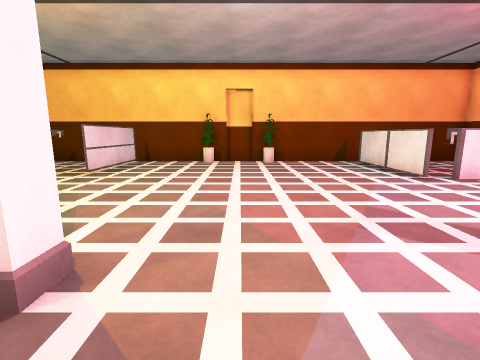
View 1 (above)

13 first-person views from a walk through a scene from a Unity 3-D project. The camera is 1.3 m above the floor, tilts 10° down and sees 85° across. The floor is counted in squares, 1 m on a side. Each view is taken from the middle of a square. On the plan, view 1 faces up. The plan holds only what a view shows up to about 13 squares ahead; the rest is blank. The place goes on beyond the plan. The player is left out. Some animated figures are left out. Surface patterns are stand-ins for the level's own textures.

View 2
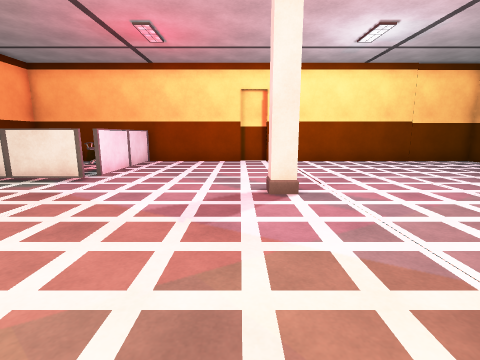

View 3
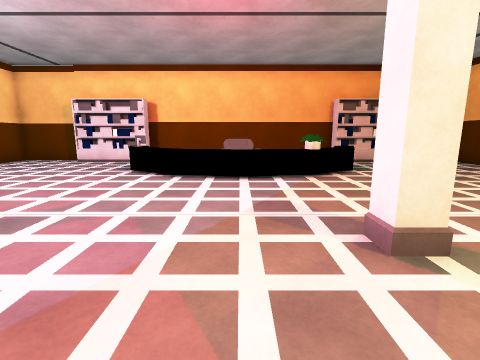

View 4
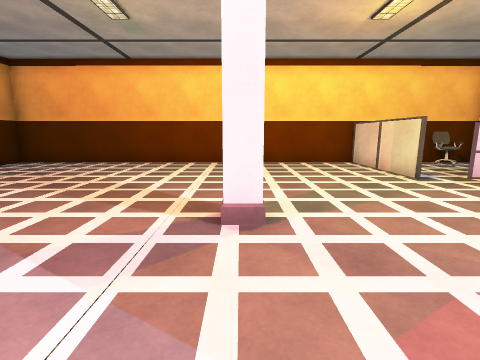

View 5
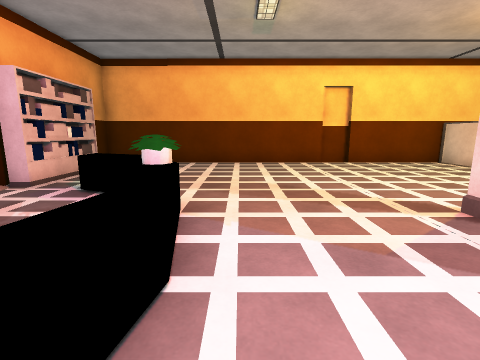

View 6
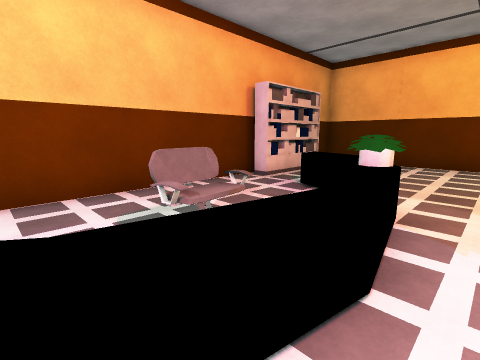

View 7
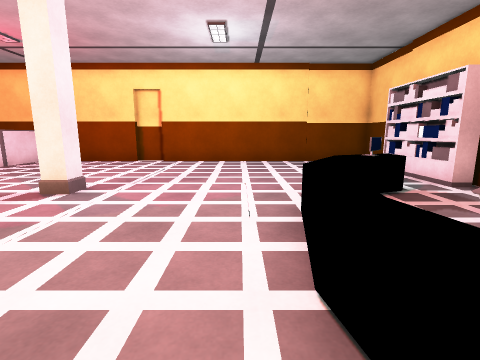

View 8
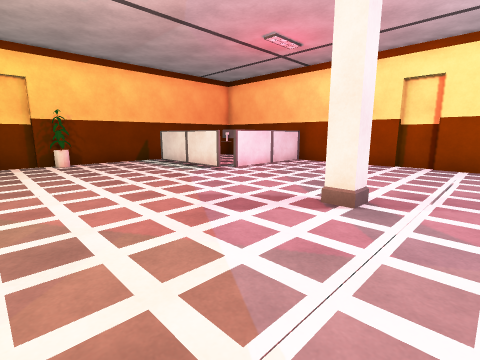

View 9
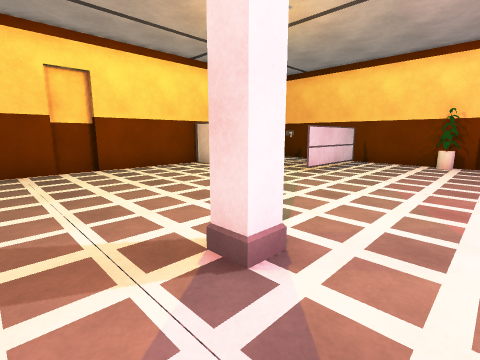

View 10
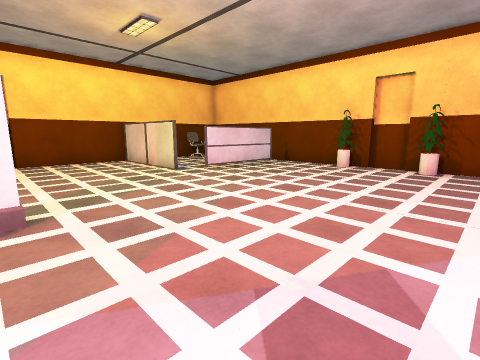

View 11
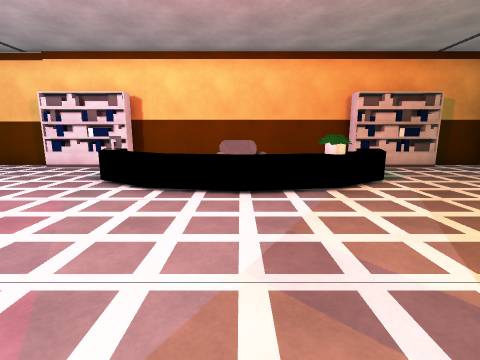

View 12
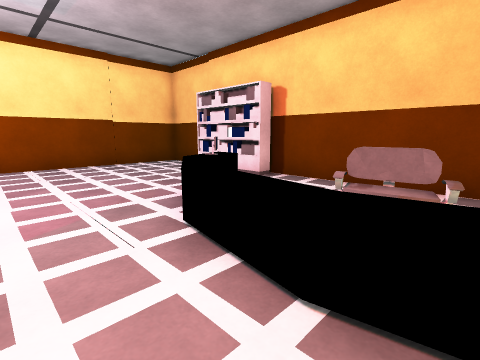

View 13
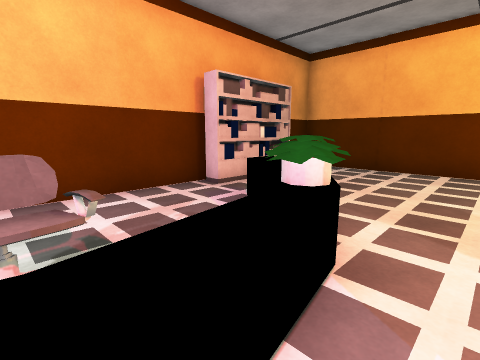

### Floor plan
Key: @ floor where view 1 was taken; # wall or solid block; . floor; / step, stairs or slope; = window, fence, low wall or low ledge; ^ raised ledge; P pillar; C chair; M monitor; S shelf; O other object.
Columns run from 10 left of view 1 to 11 right of it. Each row starts with its distance up from view 1.
 13      ###########
 12      #..##.##..#
 11      #.........#
 10      #.........#
  9      #.........#
  8     ##.........##
  7 #####...........######
  6 #....................#
  5 #....................#
  4 #....................#
  3 #....................#
  2 #.......P.....P......#
  1 #////////////////////#
  0 #.........@..........#
 -1 #....................#
 -2 #....................#
 -3 #.......O^=^=........#
 -4 #.....^ O=C====......#
 -5 #.....^..CCC..M......#
 -6 #....................#
 -7 #..SSS.........###...#
 -8 ######################

Positions as (right, up) in squares from view 1, and headings:
1: (0, 0), facing up
2: (-2, 3), facing right
3: (0, 5), facing down
4: (2, 2), facing left
5: (2, -2), facing left
6: (2, -2), facing down-left
7: (-2, -2), facing right
8: (-1, 0), facing up-right
9: (0, 0), facing up-left
10: (3, 2), facing up-left
11: (0, 3), facing down
12: (-1, -1), facing down-right
13: (0, -2), facing down-left
